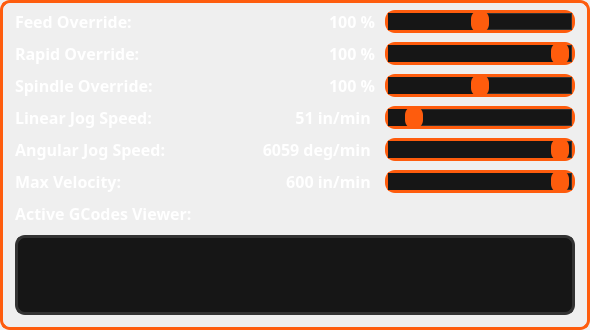
    <widget class="QFrame" name="frm_cnc_control">
     <property name="geometry">
      <rect>
       <x>330</x>
       <y>405</y>
       <width>590</width>
       <height>330</height>
      </rect>
     </property>
     <property name="sizePolicy">
      <sizepolicy hsizetype="Preferred" vsizetype="Preferred">
       <horstretch>0</horstretch>
       <verstretch>0</verstretch>
      </sizepolicy>
     </property>
     <property name="styleSheet">
      <string notr="true">border-radius: 10px;
border: 3px solid #FE5C0D;</string>
     </property>
     <property name="frameShape">
      <enum>QFrame::NoFrame</enum>
     </property>
     <widget class="QLabel" name="txt_gcodeStatusBar">
      <property name="geometry">
       <rect>
        <x>15</x>
        <y>235</y>
        <width>560</width>
        <height>80</height>
       </rect>
      </property>
      <property name="font">
       <font>
        <family>JetBrains Mono</family>
        <pointsize>12</pointsize>
        <weight>75</weight>
        <bold>true</bold>
       </font>
      </property>
      <property name="styleSheet">
       <string notr="true">color: #9E9E9E;
background-color: #161616;
border-radius: 10px;
border: 3px solid #333333;
</string>
      </property>
      <property name="text">
       <string/>
      </property>
      <property name="alignment">
       <set>Qt::AlignLeading|Qt::AlignLeft|Qt::AlignVCenter</set>
      </property>
      <property name="wordWrap">
       <bool>true</bool>
      </property>
     </widget>
     <widget class="QSlider" name="sld_feed_override">
      <property name="geometry">
       <rect>
        <x>385</x>
        <y>10</y>
        <width>190</width>
        <height>23</height>
       </rect>
      </property>
      <property name="styleSheet">
       <string notr="true">QSlider::groove:horizontal {
    background: #FE5C0D;
	border-radius: 10px;
	border: 3px solid #333333;
}

QSlider::handle:horizontal {
    background: #FE5C0D;
    width: 18px;
    height: 18px;
    margin: -6px 0; 
    border-radius: 9px; 
}

QSlider::handle:horizontal:hover {
	background-color: rgb(254, 81, 13);
    border: 2px solid rgb(254, 174, 13);
}

QSlider::sub-page:horizontal {
    background: #161616;
    height: 8px;
    border-radius: 9px;
}

QSlider::add-page:horizontal {
    background: #161616;
    border: 1px solid #333333;
    height: 8px;
    border-radius: 9px;
}</string>
      </property>
      <property name="maximum">
       <number>200</number>
      </property>
      <property name="value">
       <number>100</number>
      </property>
      <property name="orientation">
       <enum>Qt::Horizontal</enum>
      </property>
     </widget>
     <widget class="QLabel" name="lbl_feed_override">
      <property name="geometry">
       <rect>
        <x>15</x>
        <y>10</y>
        <width>117</width>
        <height>23</height>
       </rect>
      </property>
      <property name="font">
       <font>
        <family>JetBrains Mono</family>
        <pointsize>12</pointsize>
        <weight>75</weight>
        <bold>true</bold>
       </font>
      </property>
      <property name="styleSheet">
       <string notr="true">border: none;
color: #fff;
</string>
      </property>
      <property name="text">
       <string>Feed Override:</string>
      </property>
     </widget>
     <widget class="QLabel" name="lbl_rapid_override">
      <property name="geometry">
       <rect>
        <x>15</x>
        <y>42</y>
        <width>125</width>
        <height>23</height>
       </rect>
      </property>
      <property name="font">
       <font>
        <family>JetBrains Mono</family>
        <pointsize>12</pointsize>
        <weight>75</weight>
        <bold>true</bold>
       </font>
      </property>
      <property name="styleSheet">
       <string notr="true">border: none;
color: #fff;
</string>
      </property>
      <property name="text">
       <string>Rapid Override:</string>
      </property>
     </widget>
     <widget class="QLabel" name="lbl_spindle_override">
      <property name="geometry">
       <rect>
        <x>15</x>
        <y>74</y>
        <width>138</width>
        <height>23</height>
       </rect>
      </property>
      <property name="font">
       <font>
        <family>JetBrains Mono</family>
        <pointsize>12</pointsize>
        <weight>75</weight>
        <bold>true</bold>
       </font>
      </property>
      <property name="styleSheet">
       <string notr="true">border: none;
color: #fff;
</string>
      </property>
      <property name="text">
       <string>Spindle Override:</string>
      </property>
     </widget>
     <widget class="QLabel" name="lbl_linear_jog_speed">
      <property name="geometry">
       <rect>
        <x>15</x>
        <y>106</y>
        <width>137</width>
        <height>23</height>
       </rect>
      </property>
      <property name="font">
       <font>
        <family>JetBrains Mono</family>
        <pointsize>12</pointsize>
        <weight>75</weight>
        <bold>true</bold>
       </font>
      </property>
      <property name="styleSheet">
       <string notr="true">border: none;
color: #fff;
</string>
      </property>
      <property name="text">
       <string>Linear Jog Speed:</string>
      </property>
     </widget>
     <widget class="QLabel" name="lbl_angular_jog_speed">
      <property name="geometry">
       <rect>
        <x>15</x>
        <y>138</y>
        <width>151</width>
        <height>23</height>
       </rect>
      </property>
      <property name="font">
       <font>
        <family>JetBrains Mono</family>
        <pointsize>12</pointsize>
        <weight>75</weight>
        <bold>true</bold>
       </font>
      </property>
      <property name="styleSheet">
       <string notr="true">border: none;
color: #fff;
</string>
      </property>
      <property name="text">
       <string>Angular Jog Speed:</string>
      </property>
     </widget>
     <widget class="QLabel" name="lbl_max_velocity">
      <property name="geometry">
       <rect>
        <x>15</x>
        <y>170</y>
        <width>107</width>
        <height>23</height>
       </rect>
      </property>
      <property name="font">
       <font>
        <family>JetBrains Mono</family>
        <pointsize>12</pointsize>
        <weight>75</weight>
        <bold>true</bold>
       </font>
      </property>
      <property name="styleSheet">
       <string notr="true">border: none;
color: #fff;
</string>
      </property>
      <property name="text">
       <string>Max Velocity:</string>
      </property>
     </widget>
     <widget class="QLabel" name="lbl_active_gcodes">
      <property name="geometry">
       <rect>
        <x>15</x>
        <y>202</y>
        <width>177</width>
        <height>23</height>
       </rect>
      </property>
      <property name="font">
       <font>
        <family>JetBrains Mono</family>
        <pointsize>12</pointsize>
        <weight>75</weight>
        <bold>true</bold>
       </font>
      </property>
      <property name="styleSheet">
       <string notr="true">border: none;
color: #fff;
</string>
      </property>
      <property name="text">
       <string>Active GCodes Viewer:</string>
      </property>
     </widget>
     <widget class="QSlider" name="sld_rapid_override">
      <property name="geometry">
       <rect>
        <x>385</x>
        <y>42</y>
        <width>190</width>
        <height>23</height>
       </rect>
      </property>
      <property name="styleSheet">
       <string notr="true">QSlider::groove:horizontal {
    background: #FE5C0D;
	border-radius: 10px;
	border: 3px solid #333333;
}

QSlider::handle:horizontal {
    background: #FE5C0D;
    width: 18px;
    height: 18px;
    margin: -6px 0; 
    border-radius: 9px; 
}

QSlider::handle:horizontal:hover {
	background-color: rgb(254, 81, 13);
    border: 2px solid rgb(254, 174, 13);
}

QSlider::sub-page:horizontal {
    background: #161616;
    height: 8px;
    border-radius: 9px;
}

QSlider::add-page:horizontal {
    background: #161616;
    border: 1px solid #333333;
    height: 8px;
    border-radius: 9px;
}</string>
      </property>
      <property name="maximum">
       <number>100</number>
      </property>
      <property name="value">
       <number>100</number>
      </property>
      <property name="orientation">
       <enum>Qt::Horizontal</enum>
      </property>
     </widget>
     <widget class="QSlider" name="sld_spindle_override">
      <property name="geometry">
       <rect>
        <x>385</x>
        <y>74</y>
        <width>190</width>
        <height>23</height>
       </rect>
      </property>
      <property name="styleSheet">
       <string notr="true">QSlider::groove:horizontal {
    background: #FE5C0D;
	border-radius: 10px;
	border: 3px solid #333333;
}

QSlider::handle:horizontal {
    background: #FE5C0D;
    width: 18px;
    height: 18px;
    margin: -6px 0; 
    border-radius: 9px; 
}

QSlider::handle:horizontal:hover {
	background-color: rgb(254, 81, 13);
    border: 2px solid rgb(254, 174, 13);
}

QSlider::sub-page:horizontal {
    background: #161616;
    height: 8px;
    border-radius: 9px;
}

QSlider::add-page:horizontal {
    background: #161616;
    border: 1px solid #333333;
    height: 8px;
    border-radius: 9px;
}</string>
      </property>
      <property name="maximum">
       <number>200</number>
      </property>
      <property name="value">
       <number>100</number>
      </property>
      <property name="orientation">
       <enum>Qt::Horizontal</enum>
      </property>
     </widget>
     <widget class="QSlider" name="sld_linear_jog_speed">
      <property name="geometry">
       <rect>
        <x>385</x>
        <y>106</y>
        <width>190</width>
        <height>23</height>
       </rect>
      </property>
      <property name="styleSheet">
       <string notr="true">QSlider::groove:horizontal {
    background: #FE5C0D;
	border-radius: 10px;
	border: 3px solid #333333;
}

QSlider::handle:horizontal {
    background: #FE5C0D;
    width: 18px;
    height: 18px;
    margin: -6px 0; 
    border-radius: 9px; 
}

QSlider::handle:horizontal:hover {
	background-color: rgb(254, 81, 13);
    border: 2px solid rgb(254, 174, 13);
}

QSlider::sub-page:horizontal {
    background: #161616;
    height: 8px;
    border-radius: 9px;
}

QSlider::add-page:horizontal {
    background: #161616;
    border: 1px solid #333333;
    height: 8px;
    border-radius: 9px;
}</string>
      </property>
      <property name="maximum">
       <number>593</number>
      </property>
      <property name="value">
       <number>51</number>
      </property>
      <property name="orientation">
       <enum>Qt::Horizontal</enum>
      </property>
     </widget>
     <widget class="QSlider" name="sld_angular_jog_speed">
      <property name="geometry">
       <rect>
        <x>385</x>
        <y>138</y>
        <width>190</width>
        <height>23</height>
       </rect>
      </property>
      <property name="styleSheet">
       <string notr="true">QSlider::groove:horizontal {
    background: #FE5C0D;
	border-radius: 10px;
	border: 3px solid #333333;
}

QSlider::handle:horizontal {
    background: #FE5C0D;
    width: 18px;
    height: 18px;
    margin: -6px 0; 
    border-radius: 9px; 
}

QSlider::handle:horizontal:hover {
	background-color: rgb(254, 81, 13);
    border: 2px solid rgb(254, 174, 13);
}

QSlider::sub-page:horizontal {
    background: #161616;
    height: 8px;
    border-radius: 9px;
}

QSlider::add-page:horizontal {
    background: #161616;
    border: 1px solid #333333;
    height: 8px;
    border-radius: 9px;
}</string>
      </property>
      <property name="maximum">
       <number>6059</number>
      </property>
      <property name="value">
       <number>6059</number>
      </property>
      <property name="orientation">
       <enum>Qt::Horizontal</enum>
      </property>
     </widget>
     <widget class="QSlider" name="sld_max_velocity">
      <property name="geometry">
       <rect>
        <x>385</x>
        <y>170</y>
        <width>190</width>
        <height>23</height>
       </rect>
      </property>
      <property name="styleSheet">
       <string notr="true">QSlider::groove:horizontal {
    background: #FE5C0D;
	border-radius: 10px;
	border: 3px solid #333333;
}

QSlider::handle:horizontal {
    background: #FE5C0D;
    width: 18px;
    height: 18px;
    margin: -6px 0; 
    border-radius: 9px; 
}

QSlider::handle:horizontal:hover {
	background-color: rgb(254, 81, 13);
    border: 2px solid rgb(254, 174, 13);
}

QSlider::sub-page:horizontal {
    background: #161616;
    height: 8px;
    border-radius: 9px;
}

QSlider::add-page:horizontal {
    background: #161616;
    border: 1px solid #333333;
    height: 8px;
    border-radius: 9px;
}</string>
      </property>
      <property name="maximum">
       <number>600</number>
      </property>
      <property name="value">
       <number>600</number>
      </property>
      <property name="orientation">
       <enum>Qt::Horizontal</enum>
      </property>
     </widget>
     <widget class="QLabel" name="val_feed_override">
      <property name="geometry">
       <rect>
        <x>250</x>
        <y>10</y>
        <width>125</width>
        <height>23</height>
       </rect>
      </property>
      <property name="font">
       <font>
        <family>JetBrains Mono</family>
        <pointsize>12</pointsize>
        <weight>75</weight>
        <bold>true</bold>
       </font>
      </property>
      <property name="styleSheet">
       <string notr="true">border: none;
color: #fff;
</string>
      </property>
      <property name="text">
       <string>100 %</string>
      </property>
      <property name="alignment">
       <set>Qt::AlignRight|Qt::AlignTrailing|Qt::AlignVCenter</set>
      </property>
     </widget>
     <widget class="QLabel" name="val_rapid_override">
      <property name="geometry">
       <rect>
        <x>250</x>
        <y>42</y>
        <width>125</width>
        <height>23</height>
       </rect>
      </property>
      <property name="font">
       <font>
        <family>JetBrains Mono</family>
        <pointsize>12</pointsize>
        <weight>75</weight>
        <bold>true</bold>
       </font>
      </property>
      <property name="styleSheet">
       <string notr="true">border: none;
color: #fff;
</string>
      </property>
      <property name="text">
       <string>100 %</string>
      </property>
      <property name="alignment">
       <set>Qt::AlignRight|Qt::AlignTrailing|Qt::AlignVCenter</set>
      </property>
     </widget>
     <widget class="QLabel" name="val_spindle_override">
      <property name="geometry">
       <rect>
        <x>250</x>
        <y>74</y>
        <width>125</width>
        <height>23</height>
       </rect>
      </property>
      <property name="font">
       <font>
        <family>JetBrains Mono</family>
        <pointsize>12</pointsize>
        <weight>75</weight>
        <bold>true</bold>
       </font>
      </property>
      <property name="styleSheet">
       <string notr="true">border: none;
color: #fff;
</string>
      </property>
      <property name="text">
       <string>100 %</string>
      </property>
      <property name="alignment">
       <set>Qt::AlignRight|Qt::AlignTrailing|Qt::AlignVCenter</set>
      </property>
     </widget>
     <widget class="QLabel" name="val_linear_jog_speed">
      <property name="geometry">
       <rect>
        <x>250</x>
        <y>106</y>
        <width>125</width>
        <height>23</height>
       </rect>
      </property>
      <property name="font">
       <font>
        <family>JetBrains Mono</family>
        <pointsize>12</pointsize>
        <weight>75</weight>
        <bold>true</bold>
       </font>
      </property>
      <property name="styleSheet">
       <string notr="true">border: none;
color: #fff;
</string>
      </property>
      <property name="text">
       <string>51 in/min </string>
      </property>
      <property name="alignment">
       <set>Qt::AlignRight|Qt::AlignTrailing|Qt::AlignVCenter</set>
      </property>
     </widget>
     <widget class="QLabel" name="val_angular_jog_speed">
      <property name="geometry">
       <rect>
        <x>234</x>
        <y>138</y>
        <width>141</width>
        <height>23</height>
       </rect>
      </property>
      <property name="font">
       <font>
        <family>JetBrains Mono</family>
        <pointsize>12</pointsize>
        <weight>75</weight>
        <bold>true</bold>
       </font>
      </property>
      <property name="styleSheet">
       <string notr="true">border: none;
color: #fff;
</string>
      </property>
      <property name="text">
       <string>6059 deg/min </string>
      </property>
      <property name="alignment">
       <set>Qt::AlignRight|Qt::AlignTrailing|Qt::AlignVCenter</set>
      </property>
     </widget>
     <widget class="QLabel" name="val_max_velocity">
      <property name="geometry">
       <rect>
        <x>250</x>
        <y>170</y>
        <width>125</width>
        <height>23</height>
       </rect>
      </property>
      <property name="font">
       <font>
        <family>JetBrains Mono</family>
        <pointsize>12</pointsize>
        <weight>75</weight>
        <bold>true</bold>
       </font>
      </property>
      <property name="styleSheet">
       <string notr="true">border: none;
color: #fff;
</string>
      </property>
      <property name="text">
       <string>600 in/min </string>
      </property>
      <property name="alignment">
       <set>Qt::AlignRight|Qt::AlignTrailing|Qt::AlignVCenter</set>
      </property>
     </widget>
    </widget>
